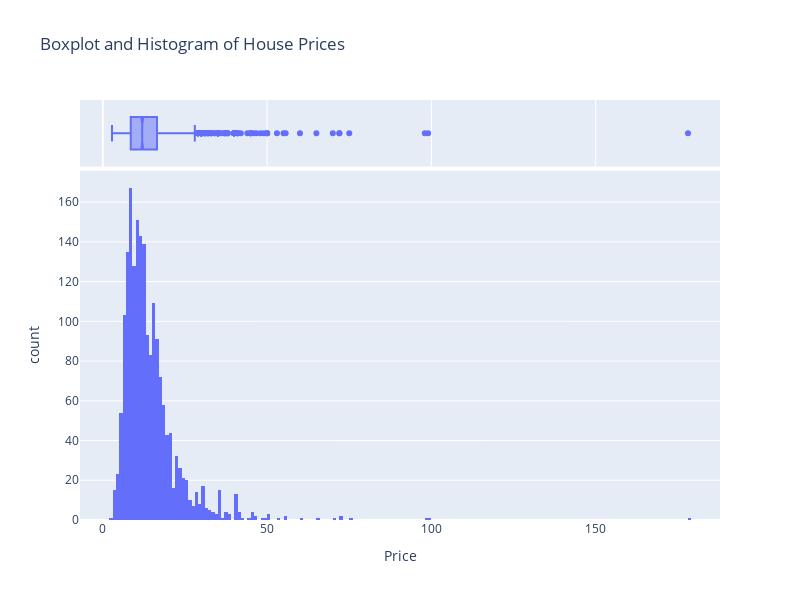

Write notebook code for a chart like this one.
### Code cell
fig = px.histogram(
  df_clean_4,
  x = 'Price',
  marginal = 'box',
  title = 'Boxplot and Histogram of House Prices',
  width = 800,
  height = 600,
)

fig.show()

### Figure 1 — Plotly figure (JSON) as saved in the notebook; plotly's stock layout.template omitted (floating-point values rounded to 4 significant figures; data arrays with more than 128 entries replaced by an {"elided": "..."} marker saying what was removed)
{"data": [{"alignmentgroup": "True", "bingroup": "x", "hovertemplate": "Price=%{x}<br>count=%{y}<extra></extra>", "legendgroup": "", "marker": {"color": "#636efa", "pattern": {"shape": ""}}, "name": "", "offsetgroup": "", "orientation": "v", "showlegend": false, "type": "histogram", "x": {"elided": "1927 float values"}, "xaxis": "x", "yaxis": "y"}, {"alignmentgroup": "True", "hovertemplate": "Price=%{x}<extra></extra>", "legendgroup": "", "marker": {"color": "#636efa"}, "name": "", "notched": true, "offsetgroup": "", "showlegend": false, "type": "box", "x": {"elided": "1927 float values"}, "xaxis": "x2", "yaxis": "y2"}], "layout": {"barmode": "relative", "height": 600, "legend": {"tracegroupgap": 0}, "title": {"text": "Boxplot and Histogram of House Prices"}, "width": 800, "xaxis": {"anchor": "y", "domain": [0, 1], "title": {"text": "Price"}}, "xaxis2": {"anchor": "y2", "domain": [0, 1], "matches": "x", "showgrid": true, "showticklabels": false}, "yaxis": {"anchor": "x", "domain": [0, 0.8316], "title": {"text": "count"}}, "yaxis2": {"anchor": "x2", "domain": [0.8416, 1], "matches": "y2", "showgrid": false, "showline": false, "showticklabels": false, "ticks": ""}}}
